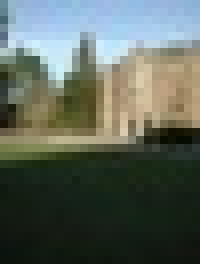
%> input picture HW4/skeleton/input_images/1.jpg, 25 x 33 px, shrunk from 384 x 512 before the run (shown 8 times larger)
$ octave main.m   (GNU Octave 9; MATLAB toolbox functions it lacks are replaced by stand-ins)
%> lines starting %> are read from the running program, lines starting %| are printed output that depends on the picture
%%======================================================================
%% Script to create a panorama image from a sequence of images in `imagepath' directory.
%
% Note:  This skeleton code does NOT include all steps or all details
% required.

%%======================================================================
%% 1. Take images

clear, clc;

% Change the following to the folder containing your input images
imagepath = 'my_input_folder';   % Assumes images are in order and are the *only*
                                 % files in this directory.


%%======================================================================
%% 2. Compute feature points

% Read in the list of filenames of images to be processed
imagelist = dir(imagepath);

% Remove invisible Thumbs.db file that's usually in Windows machines
imagelist = imagelist(arrayfun(@(x) ~strcmp(x.name, 'Thumbs.db'), imagelist));

% Remove files that start with '.', including '.' and '..'
imagelist = imagelist(arrayfun(@(x) x.name(1) ~= '.', imagelist));

% Compute feature points
for i = 1 : length(imagelist)
    filename = fullfile(imagepath, imagelist(i).name);
    input_image = single(rgb2gray(imread(filename)));
    [keypoints{i}, descriptors{i}] = vl_sift(input_image);
end

%%======================================================================
%% 3. Compute homographies
%
% Modify the calcH function to add code for implementing RANSAC.
% You do not have to modify this code section.
%
% Here we compute feature points and the homography matrices between
% adjacent input images. Homography matrices between adjacent input images
% are then stored in a cell array H_list.

for i=1:length(imagelist)-1

    % Assign relevant data structures to variables for convenience
    descriptors1 = descriptors{i};
    descriptors2 = descriptors{i + 1};
    keypoints1 = keypoints{i};
    keypoints2 = keypoints{i + 1};

    % Find matching feature points between current two images. Note that this
    % code does NOT include the use of RANSAC to find and use only good
    % matches.
    [matches, scores] = vl_ubcmatch(descriptors1, descriptors2) ;
    im1_ftr_pts = keypoints1([2 1], matches(1, :))';
    im2_ftr_pts = keypoints2([2 1], matches(2, :))';

    % Calculate 3x3 homography matrix, H, mapping coordinates in image2
    % into coordinates in image1. Function calcHWithRANSAC currently uses all
    % pairs of matching feature points returned by the SIFT algorithm.
    % Modify the calcHWithRANSAC function to add code for implementing RANSAC.

    %% STEP 3A: Calculate Homographies without RANSAC

    H_noRANSAC{i} = calcH_noRansac(im1_ftr_pts, im2_ftr_pts);

    %% STEP 3B: Calaculate Homagraphies with RANSAC

    H_list{i} = calcHWithRANSAC(im1_ftr_pts, im2_ftr_pts);
end


%%======================================================================
%% 4. Warp images
%
% Select one input image as the reference image, ideally one in the middle
% of the sequence of input images so that there is less distortion in the
% output.
%
% Compute new homographies H_map that map every other image *directly* to
% the reference image by composing H matrices in H_list. Save these new
% homographies in a list called H_map. Hence H_map is a list of 3 x 3
% homography matrices that map each image into the reference image's
% coordinate system.
%
% The homography in H_map that is associated with the reference image
% should be the identity matrix, created using eye(3) The homographies in
% H_map for the other images (both before and after the reference image)
% are computed by using already defined matrices in H_map and H_list as
% described in the homework.
%
% Note: Composing A with B is not the same as composing B with A.
% Note: H_map and H_list are cell arrays, which are general containers in
% Matlab. For more info on using cell arrays, see:
% http://www.mathworks.com/help/matlab/matlab_prog/what-is-a-cell-array.html


%------------- YOUR CODE STARTS HERE -----------------
%
% Compute new homographies H_map that map every other image *directly* to
% the reference image

% images:

img1 = im2double(imread('input_images/1.jpg')); % <- reference image
img2 = im2double(imread('input_images/2.jpg'));
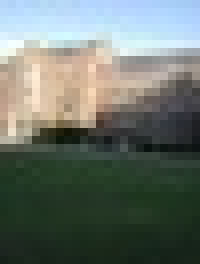
%> input picture HW4/skeleton/input_images/2.jpg, 25 x 33 px, shrunk from 384 x 512 before the run (shown 8 times larger)
img3 = im2double(imread('input_images/3.jpg'));
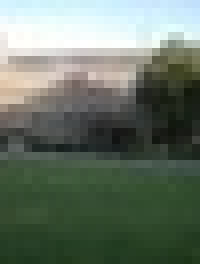
%> input picture HW4/skeleton/input_images/3.jpg, 25 x 33 px, shrunk from 384 x 512 before the run (shown 8 times larger)
img4 = im2double(imread('input_images/4.jpg'));
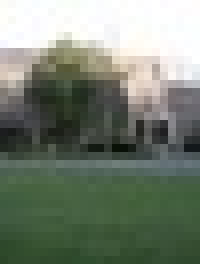
%> input picture HW4/skeleton/input_images/4.jpg, 25 x 33 px, shrunk from 384 x 512 before the run (shown 8 times larger)

H11 = eye(3);
%> (the run ends here)
